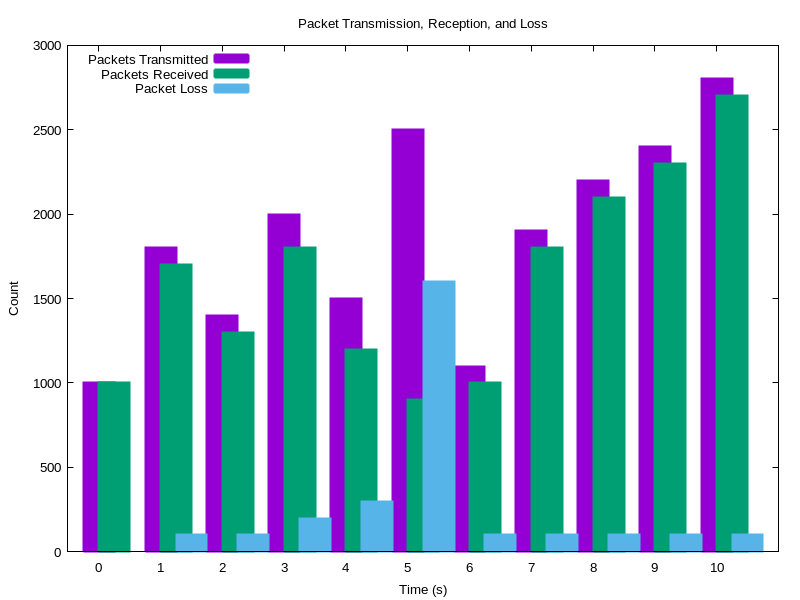

Reproduce this figure in gnuplot.
# Gnuplot script for plotting packet transmission, reception, and loss as a bar chart

# Set output file format and name
set terminal pngcairo enhanced font "arial,10" size 800, 600
set output "1.after_fabric.png"

# Set title and labels
set title "Packet Transmission, Reception, and Loss"
set xlabel "Time (s)"
set ylabel "Count"
set style fill solid
set boxwidth 0.5
set key top left

# Set data file format
# set datafile separator " "

# Plot packet transmission, reception, and loss as bars
plot "1.after_fabric.dat" using ($0):2:xtic(1) with boxes lw 2 title "Packets Transmitted", \
     "1.after_fabric.dat" using ($0+0.25):3 with boxes lw 2 title "Packets Received", \
     "1.after_fabric.dat" using ($0+0.5):4 with boxes lw 2 title "Packet Loss"

